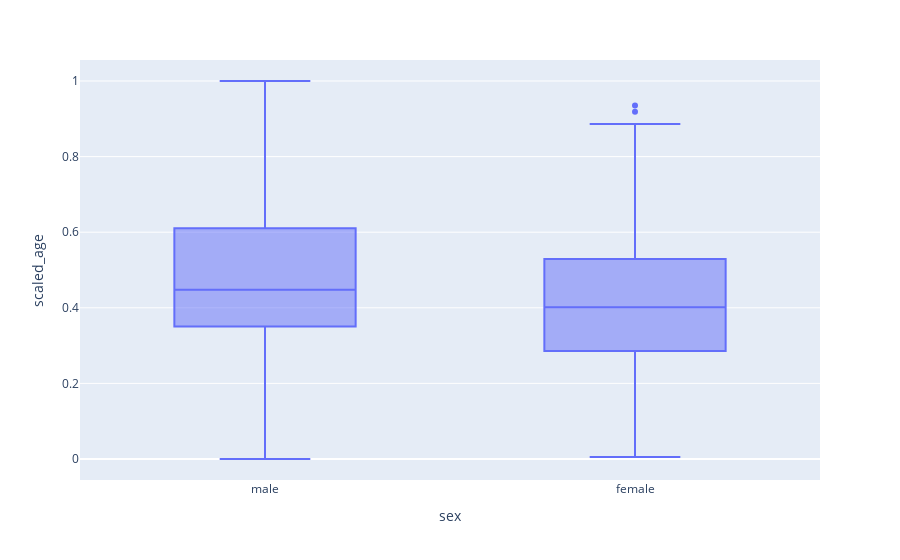

Here is the notebook cell this chart was saved with:
### Code cell
px.box(df , x="sex" , y="scaled_age")

### Figure 1 — Plotly figure (JSON) as saved in the notebook; plotly's stock layout.template omitted (floating-point values rounded to 4 significant figures; data arrays with more than 128 entries replaced by an {"elided": "..."} marker saying what was removed)
{"data": [{"alignmentgroup": "True", "hovertemplate": "sex=%{x}<br>scaled_age=%{y}<extra></extra>", "legendgroup": "", "marker": {"color": "#636efa"}, "name": "", "notched": false, "offsetgroup": "", "orientation": "v", "showlegend": false, "type": "box", "x": {"elided": "665 str values"}, "x0": " ", "xaxis": "x", "y": {"elided": "665 float values"}, "y0": " ", "yaxis": "y"}], "layout": {"boxmode": "group", "legend": {"tracegroupgap": 0}, "margin": {"t": 60}, "xaxis": {"anchor": "y", "domain": [0, 1], "title": {"text": "sex"}}, "yaxis": {"anchor": "x", "domain": [0, 1], "title": {"text": "scaled_age"}}}}
